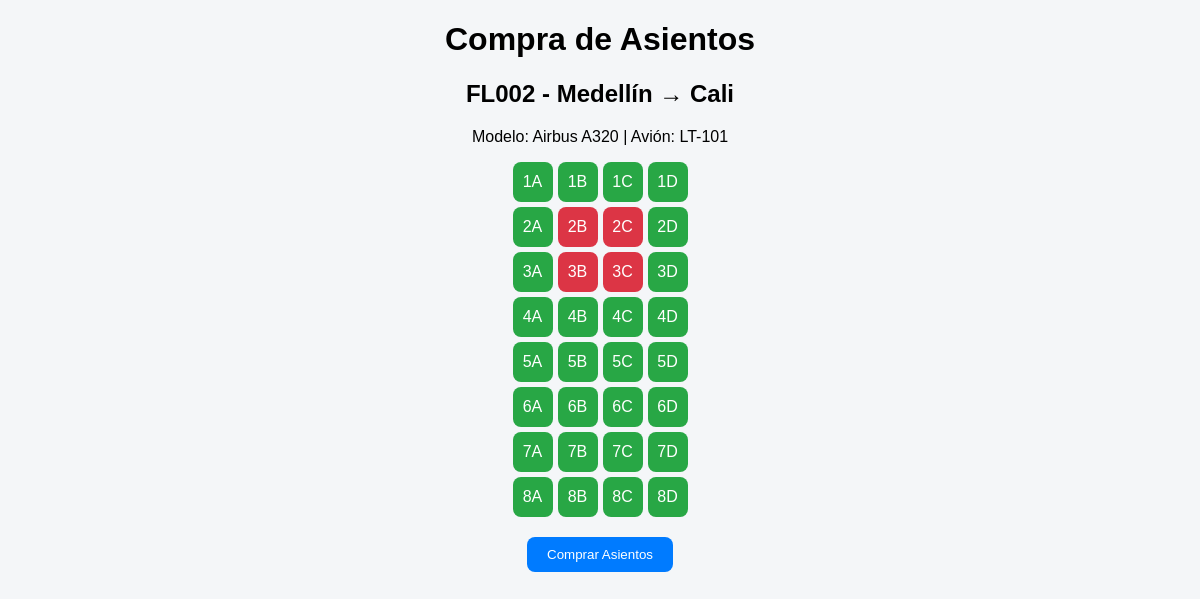
Page /vista/compra_vuelo.php?vuelo=2 (signed in) on the committed database.
### tables this page shows
CREATE TABLE `tb_vuelo` (
  `id_vuelo` int(11) NOT NULL,
  `codigo_vuelo` varchar(50) NOT NULL,
  `avion_id` int(11) NOT NULL,
  `ciudad_origen_id` int(11) NOT NULL,
  `ciudad_destino_id` int(11) NOT NULL,
  `fecha_salida` date NOT NULL,
  `hora_salida` time NOT NULL,
  `precio_base` decimal(10,2) NOT NULL
);

CREATE TABLE `tb_ciudad` (
  `id_ciudad` int(11) NOT NULL,
  `nombre_ciudad` varchar(100) NOT NULL
);

CREATE TABLE `tb_modelo_avion` (
  `id_modelo_avion` int(11) NOT NULL,
  `nombre_modelo_avion` varchar(100) NOT NULL,
  `filas_modelo_avion` int(11) NOT NULL DEFAULT 6,
  `columnas_modelo_avion` int(11) NOT NULL DEFAULT 4
);

CREATE TABLE `tb_avion` (
  `id_avion` int(11) NOT NULL,
  `codigo_avion` varchar(50) NOT NULL,
  `modelo_id` int(11) NOT NULL,
  `aerolinea_id` int(11) NOT NULL
);

### modelo/Conexion.php (called while the page is built, shortened)
<?php
class Conexion {
    private $host = "localhost";
    private $usuario = "root";
    private $password = "";
    private $base_datos = "sistema_vuelos";
    public function conectar() {
        $this->conexion = new mysqli($this->host, $this->usuario, $this->password, $this->base_datos);
        $this->conexion->set_charset("utf8mb4");
        return $this->conexion;
    }
}
?>

### controlador/VueloControlador.php (called while the page is built, shortened)
<?php
require_once __DIR__ . '/../modelo/VueloModelo.php';
class VueloControlador {
    private $modelo;
    public function __construct() {
        $this->modelo = new VueloModelo();
    }
    public function obtenerVuelo($id) {
        return $this->modelo->obtenerVuelo($id);
    }
}
?>

### modelo/VueloModelo.php (called while the page is built, shortened)
<?php
require_once __DIR__ . '/Conexion.php';
class VueloModelo {
    private $conn;
    public function __construct() {
        $this->conn = (new Conexion())->conectar();
    }
    public function obtenerVuelo($id) {
        $sql = "SELECT v.*,
                       co.nombre_ciudad AS origen,
                       cd.nombre_ciudad AS destino,
                       a.codigo_avion,
                       ma.nombre_modelo_avion,
                       ma.filas_modelo_avion,
                       ma.columnas_modelo_avion
                FROM tb_vuelo v
                JOIN tb_avion a ON v.avion_id = a.id_avion
                JOIN tb_modelo_avion ma ON a.modelo_id = ma.id_modelo_avion
                JOIN tb_ciudad co ON v.ciudad_origen_id = co.id_ciudad
                JOIN tb_ciudad cd ON v.ciudad_destino_id = cd.id_ciudad
                WHERE v.id_vuelo = ?";
        $stmt = $this->conn->prepare($sql);
        $stmt->bind_param("i", $id);
        $stmt->execute();
        $vuelo = $stmt->get_result()->fetch_assoc();
        return $vuelo;
    }
}
?>

### controlador/AsientoControlador.php (called while the page is built)
<?php
require_once __DIR__ . '/../modelo/AsientoModelo.php';
class AsientoControlador {
    private $modelo;
    public function __construct() {
        $this->modelo = new AsientoModelo();
    }
    public function obtenerAsientosPorVuelo($vueloId) {
        return $this->modelo->obtenerAsientosPorVuelo($vueloId);
    }
}
?>

### modelo/AsientoModelo.php (called while the page is built, shortened)
<?php
require_once __DIR__ . '/Conexion.php';
class AsientoModelo {
    private $conn;
    public function __construct() {
        $this->conn = (new Conexion())->conectar();
    }
    public function obtenerAsientosPorVuelo($vueloId) {
        $stmt = $this->conn->prepare("SELECT * FROM tb_asiento_vuelo WHERE vuelo_id = ? ORDER BY fila, letra");
        $stmt->bind_param("i", $vueloId);
        $stmt->execute();
        $res = $stmt->get_result();
        $asientos = $res->fetch_all(MYSQLI_ASSOC);
        return $asientos;
    }
}
?>

### vista/compra_vuelo.php (the view, shortened to what this page needs)
<?php
require_once __DIR__ . '/../controlador/VueloControlador.php';
require_once __DIR__ . '/../controlador/AsientoControlador.php';
$vueloId = $_GET['vuelo'] ?? null;
$vueloCtrl = new VueloControlador();
$asientoCtrl = new AsientoControlador();
$vuelo = $vueloCtrl->obtenerVuelo($vueloId);
$asientos = $asientoCtrl->obtenerAsientosPorVuelo($vueloId);
?>
<!DOCTYPE html>
<html lang="es">
<head>
</head>
<body>
<h1>Compra de Asientos</h1>
<h2><?= htmlspecialchars($vuelo['codigo_vuelo']) ?> - <?= htmlspecialchars($vuelo['origen']) ?> → <?= htmlspecialchars($vuelo['destino']) ?></h2>
<p style="text-align:center;">Modelo: <?= htmlspecialchars($vuelo['nombre_modelo_avion']) ?> | Avión: <?= htmlspecialchars($vuelo['codigo_avion']) ?></p>
<form method="POST">
<div class="avion">
<?php
$filas = $vuelo['filas_modelo_avion'];
$columnas = $vuelo['columnas_modelo_avion'];
$letras = range('A', chr(64 + $columnas));
for ($f = 1; $f <= $filas; $f++):
    echo "<div class='fila'>";
    foreach ($letras as $l):
        $codigo = $f . $l;
        $estado = 'Disponible';
        foreach ($asientos as $a) {
            if ($a['codigo_asiento'] === $codigo) {
                $estado = $a['estado'];
                break;
            }
        }
        $class = ($estado === 'Disponible') ? 'disponible' : 'ocupado';
        $disabled = ($estado !== 'Disponible') ? 'disabled' : '';
        echo "<label class='asiento $class'>
                <input type='checkbox' name='asientos[]' value='$codigo' style='display:none;' $disabled>
                $codigo
              </label>";
    endforeach;
    echo "</div>";
endfor;
?>
</div>
<div style="text-align:center;">
    <button type="submit">Comprar Asientos</button>
</div>
</form>
</body>
</html>

### vista/compra_vuelo.php (style rules this page uses)
body { font-family:Arial;background:#f4f6f8;margin:20px; }
h1,h2 { text-align:center; }
.avion { display:grid;justify-content:center;gap:5px; }
.fila { display:flex;justify-content:center;gap:5px; }
.asiento { width:40px;height:40px;border-radius:8px;display:flex;align-items:center;justify-content:center;cursor:pointer; }
.disponible { background:#28a745;color:white; }
.ocupado { background:#dc3545;color:white;cursor:not-allowed; }
button { margin-top:20px;background:#007bff;color:white;border:none;padding:10px 20px;border-radius:8px;cursor:pointer; }

### rows in the picture
tb_vuelo: codigo_vuelo "FL002", ciudad_origen.nombre_ciudad "Medellín", ciudad_destino.nombre_ciudad "Cali", tb_modelo_avion.nombre_modelo_avion "Airbus A320", avion.codigo_avion "LT-101"
tb_modelo_avion: columnas_modelo_avion "1A", columnas_modelo_avion "1B", columnas_modelo_avion "1C", columnas_modelo_avion "1D", columnas_modelo_avion "2A", columnas_modelo_avion "2B", columnas_modelo_avion "2C", columnas_modelo_avion "2D", columnas_modelo_avion "3A", columnas_modelo_avion "3B", columnas_modelo_avion "3C", columnas_modelo_avion "3D", columnas_modelo_avion "4A", columnas_modelo_avion "4B", columnas_modelo_avion "4C", columnas_modelo_avion "4D", columnas_modelo_avion "5A", columnas_modelo_avion "5B", columnas_modelo_avion "5C", columnas_modelo_avion "5D", columnas_modelo_avion "6A", columnas_modelo_avion "6B", columnas_modelo_avion "6C", columnas_modelo_avion "6D", columnas_modelo_avion "7A", columnas_modelo_avion "7B", columnas_modelo_avion "7C", columnas_modelo_avion "7D", columnas_modelo_avion "8A", columnas_modelo_avion "8B", columnas_modelo_avion "8C", columnas_modelo_avion "8D"
